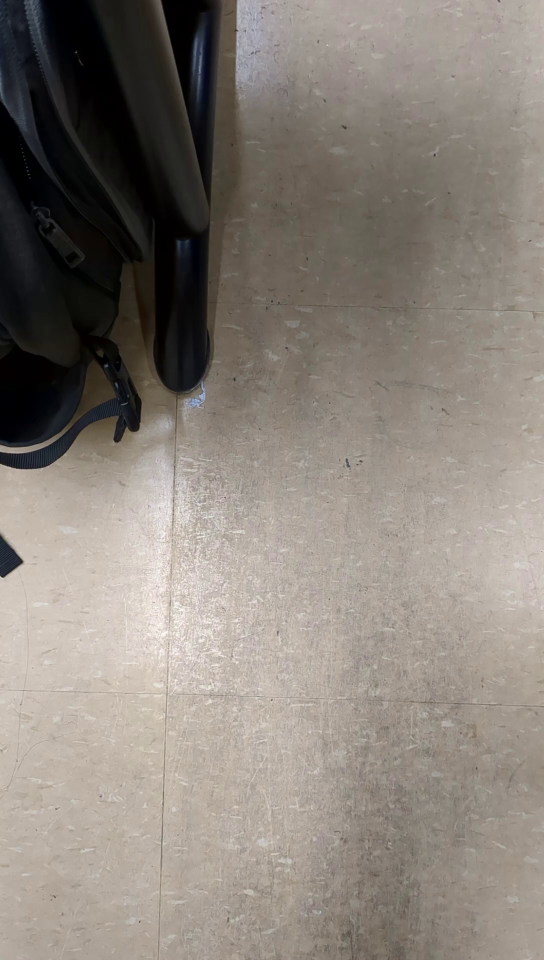
#> input picture frame 0 of week-6/compressed_video.mp4, 1088 x 1920 px, given in place of the camera (shown at 1/2 size)
$ python measure.py 5 1.0
#> lines starting #> are read from the running program, lines starting #| are printed output that depends on the picture; after the words box and inside, x2 and y2 are one past the last pixel; in counts of white or black regions, pixels touching at a corner belong together
"""
Real-World 2D Measurement using Perspective Projection (Manual Distance)

This script measures real-world dimensions of objects using:
1. Camera calibration parameters (from step1_calibrate.py)
2. Manually specified distance from camera to object plane
3. Perspective projection equations

Perspective Projection Equations:
    X = (u - cx) * Z / fx
    Y = (v - cy) * Z / fy

Where:
    - (u, v) = pixel coordinates in image
    - (cx, cy) = principal point (optical center)
    - (fx, fy) = focal lengths in pixels
    - Z = distance from camera to object plane (you measure this!)
    - (X, Y) = real-world coordinates in mm

Controls:
    Left Click   - Place measurement points
    Right Click  - Clear all points
    r            - Toggle rectangle mode (measure width x height)
    s            - Save current frame with measurements
    c            - Cycle camera
    d            - Change distance to object
    q            - Quit
"""

import cv2
import numpy as np
import os
import json
import math

# Get the directory where this script is located
SCRIPT_DIR = os.path.dirname(os.path.abspath(__file__))
DEFAULT_CALIBRATION_DIR = os.path.join(SCRIPT_DIR, "calibration_data")
MEASURE_DATA_DIR = os.path.join(SCRIPT_DIR, "measure_data")


class PerspectiveMeasurer:
    """Measure real-world dimensions using perspective projection."""

    def __init__(self, camera_matrix, dist_coeffs, distance_mm=300.0):
        """
        Initialize the measurer.

        Args:
            camera_matrix: 3x3 intrinsic camera matrix
            dist_coeffs: Distortion coefficients
            distance_mm: Distance from camera to object plane in mm
        """
        self.camera_matrix = camera_matrix
        self.dist_coeffs = dist_coeffs
        self.distance_mm = distance_mm

        # Extract intrinsic parameters
        self.fx = camera_matrix[0, 0]  # Focal length x
        self.fy = camera_matrix[1, 1]  # Focal length y
        self.cx = camera_matrix[0, 2]  # Principal point x
        self.cy = camera_matrix[1, 2]  # Principal point y

        print(f"Camera intrinsics loaded:")
        print(f"  Focal length: fx={self.fx:.2f}, fy={self.fy:.2f} pixels")
        print(f"  Principal point: cx={self.cx:.2f}, cy={self.cy:.2f} pixels")

    # [59 lines left out: functions pixel_to_world, measure_distance, measure_rectangle, not called in this run]

    def pixel_distance(self, p1, p2):
        """Calculate pixel distance between two points."""
        return math.sqrt((p2[0] - p1[0])**2 + (p2[1] - p1[1])**2)

    def get_pixels_per_mm(self):
        """Calculate approximate pixels per mm at the current distance."""
        # Average of x and y scale factors
        px_per_mm_x = self.fx / self.distance_mm
        px_per_mm_y = self.fy / self.distance_mm
        return (px_per_mm_x + px_per_mm_y) / 2


def load_calibration(calibration_dir=None):
    """Load camera calibration data."""
    if calibration_dir is None:
        calibration_dir = DEFAULT_CALIBRATION_DIR

    matrix_path = os.path.join(calibration_dir, "camera_matrix.npy")
    dist_path = os.path.join(calibration_dir, "dist_coeffs.npy")

    if not os.path.exists(matrix_path):
        raise FileNotFoundError(
            f"Calibration not found at {calibration_dir}\n"
            "Run step1_calibrate.py first!"
        )

    camera_matrix = np.load(matrix_path)
#> (reads week-2/calibration_data/camera_matrix.npy from the repository)
    dist_coeffs = np.load(dist_path)
#> (reads week-2/calibration_data/dist_coeffs.npy from the repository)

    # Load JSON for additional info
    json_path = os.path.join(calibration_dir, "calibration.json")
    if os.path.exists(json_path):
        with open(json_path, 'r') as f:
#> (reads week-2/calibration_data/calibration.json from the repository)
            calibration_info = json.load(f)
        print(f"Loaded calibration from {calibration_info['timestamp']}")
        print(f"Reprojection error: {calibration_info['reprojection_error']:.4f} pixels")

    return camera_matrix, dist_coeffs


def find_available_cameras(max_index=5):
    """Scan for available camera indices."""
    available = []
    for i in range(max_index):
        cap = cv2.VideoCapture(i)
        if cap.isOpened():
            available.append(i)
            cap.release()
    return available


# [10 lines left out: function get_distance_from_user, not called in this run]


def run_measurement(camera_index=None, initial_distance=300.0):
    """
    Run the interactive measurement tool.

    Args:
        camera_index: Camera to use (None for auto-detect)
        initial_distance: Initial distance to object plane in mm
    """
    # Load calibration
    try:
        camera_matrix, dist_coeffs = load_calibration()
    except FileNotFoundError as e:
        print(e)
        return

    # Initialize measurer
    measurer = PerspectiveMeasurer(camera_matrix, dist_coeffs, initial_distance)

    # Find cameras
    available_cameras = find_available_cameras()
    if not available_cameras:
        print("No cameras found!")
        return

    if camera_index is None:
        camera_index = available_cameras[0]
    elif camera_index not in available_cameras:
        print(f"Camera {camera_index} not available, using {available_cameras[0]}")
        camera_index = available_cameras[0]

    cap = cv2.VideoCapture(camera_index)
    if not cap.isOpened():
        print(f"Could not open camera {camera_index}")
        return

    width = int(cap.get(cv2.CAP_PROP_FRAME_WIDTH))
    height = int(cap.get(cv2.CAP_PROP_FRAME_HEIGHT))

    # Get optimal camera matrix for undistortion
    new_camera_matrix, roi = cv2.getOptimalNewCameraMatrix(
        camera_matrix, dist_coeffs, (width, height), 1, (width, height)
    )

    print(f"\nCamera {camera_index} opened ({width}x{height})")
    print(f"Distance to object: {measurer.distance_mm:.1f} mm")
    print(f"Scale: {measurer.get_pixels_per_mm():.2f} pixels/mm")
    print("\n" + "="*50)
    print("MEASUREMENT TOOL (Manual Distance)")
    print("="*50)
    print("Controls:")
    print("  Left Click  - Place measurement point")
    print("  Right Click - Clear all points")
    print("  r - Toggle rectangle mode")
    print("  d - Change distance to object")
    print("  s - Save screenshot")
    print("  c - Cycle camera")
    print("  q - Quit")
    print("="*50)

    # State
    points = []
    rectangle_mode = False
    current_cam_idx = available_cameras.index(camera_index)
    screenshot_count = 0

    # [16 lines left out: function mouse_callback, not called in this run]

    cv2.namedWindow('Measurement')
    cv2.setMouseCallback('Measurement', mouse_callback)

    while True:
        ret, frame = cap.read()
#> frame is the input picture: shape (1920, 1088, 3); mean B, G, R 121.9, 129.4, 136.9
        if not ret:
            break

        # Undistort frame
        frame = cv2.undistort(frame, camera_matrix, dist_coeffs, None, new_camera_matrix)
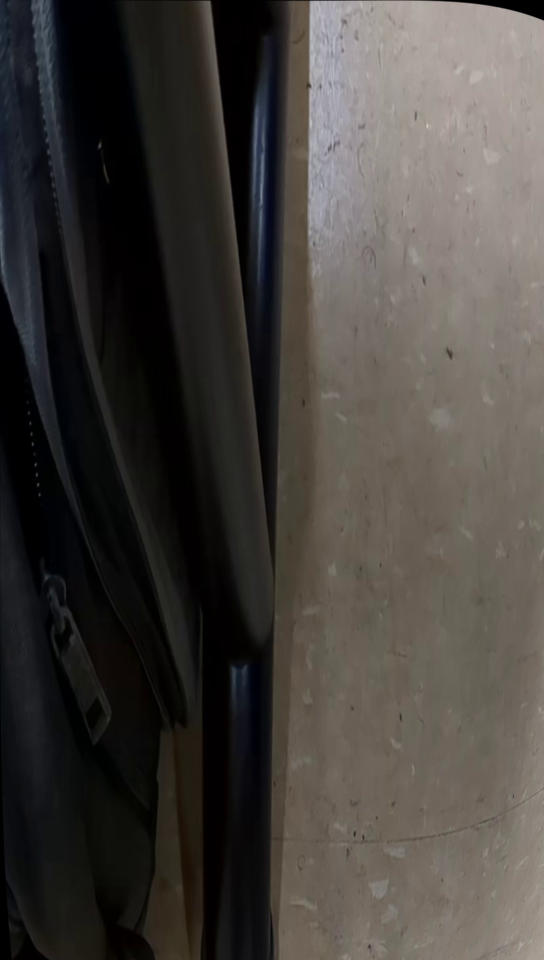
#> frame: shape (1920, 1088, 3) (shown at 1/2 size); mean B, G, R 60.8, 64.7, 68.8

        display = frame.copy()

        # Draw measurement info bar
        cv2.rectangle(display, (0, 0), (width, 50), (40, 40, 40), -1)
        mode_text = "RECTANGLE" if rectangle_mode else "LINE"
        info_text = f"Mode: {mode_text} | Distance: {measurer.distance_mm:.0f}mm | Camera: {camera_index}"
        cv2.putText(display, info_text, (10, 35), cv2.FONT_HERSHEY_SIMPLEX, 0.7, (255, 255, 255), 2)
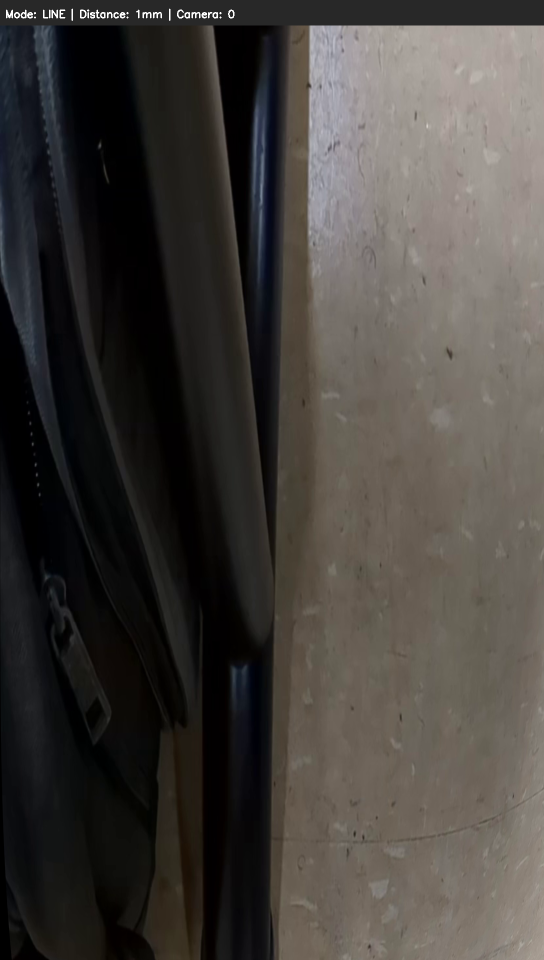
#> display: shape (1920, 1088, 3) (shown at 1/2 size); mean B, G, R 60.2, 64.1, 68

        # Draw points
        for i, pt in enumerate(points):
            cv2.circle(display, pt, 5, (0, 255, 0), -1)
            cv2.circle(display, pt, 8, (0, 255, 0), 2)

        # Draw measurements
        if len(points) >= 2:
            p1, p2 = points[-2], points[-1]

            if rectangle_mode:
                # Draw rectangle
                cv2.rectangle(display, p1, p2, (0, 255, 255), 2)

                # Measure dimensions
                width_mm, height_mm = measurer.measure_rectangle(p1, p2)

                # Draw dimension labels
                mid_top = ((p1[0] + p2[0]) // 2, min(p1[1], p2[1]) - 10)
                mid_side = (max(p1[0], p2[0]) + 10, (p1[1] + p2[1]) // 2)

                # Width label
                cv2.putText(display, f"{width_mm:.1f}mm", mid_top,
                           cv2.FONT_HERSHEY_SIMPLEX, 0.7, (0, 255, 255), 2)
                # Height label
                cv2.putText(display, f"{height_mm:.1f}mm", mid_side,
                           cv2.FONT_HERSHEY_SIMPLEX, 0.7, (0, 255, 255), 2)
            else:
                # Draw line
                cv2.line(display, p1, p2, (0, 255, 0), 2)

                # Measure distance
                distance_mm = measurer.measure_distance(p1, p2)
                pixel_dist = measurer.pixel_distance(p1, p2)

                # Draw distance label at midpoint
                mid = ((p1[0] + p2[0]) // 2, (p1[1] + p2[1]) // 2)
                cv2.putText(display, f"{distance_mm:.1f}mm", (mid[0]+10, mid[1]-10),
                           cv2.FONT_HERSHEY_SIMPLEX, 0.8, (0, 255, 0), 2)
                cv2.putText(display, f"({pixel_dist:.0f}px)", (mid[0]+10, mid[1]+20),
                           cv2.FONT_HERSHEY_SIMPLEX, 0.5, (150, 150, 150), 1)

        # Instructions at bottom
        if len(points) < 2:
            help_text = "Click two points to measure" + (" rectangle" if rectangle_mode else " distance")
            cv2.putText(display, help_text, (10, height - 20),
                       cv2.FONT_HERSHEY_SIMPLEX, 0.6, (200, 200, 200), 1)
#> display: shape (1920, 1088, 3); 0.03% of pixels changed, all inside (x1, y1, x2, y2) = (12, 1887, 366, 1905)

        cv2.imshow('Measurement', display)

        key = cv2.waitKey(1) & 0xFF
#> (key q is pressed here)

        if key == ord('q'):
            break

        elif key == ord('r'):
            rectangle_mode = not rectangle_mode
            points = []
            print(f"Mode: {'Rectangle' if rectangle_mode else 'Line'}")

        elif key == ord('d'):
            cv2.destroyAllWindows()
            measurer.distance_mm = get_distance_from_user(measurer.distance_mm)
            print(f"New scale: {measurer.get_pixels_per_mm():.2f} pixels/mm")
            cv2.namedWindow('Measurement')
            cv2.setMouseCallback('Measurement', mouse_callback)

        elif key == ord('s'):
            os.makedirs(MEASURE_DATA_DIR, exist_ok=True)
            # Find next available filename to avoid overwriting
            while os.path.exists(os.path.join(MEASURE_DATA_DIR, f"measurement_{screenshot_count:03d}.png")):
                screenshot_count += 1
            filename = os.path.join(MEASURE_DATA_DIR, f"measurement_{screenshot_count:03d}.png")
            cv2.imwrite(filename, display)
            print(f"Saved: {filename}")
            screenshot_count += 1

        elif key == ord('c') and len(available_cameras) > 1:
            cap.release()
            current_cam_idx = (current_cam_idx + 1) % len(available_cameras)
            camera_index = available_cameras[current_cam_idx]
            cap = cv2.VideoCapture(camera_index)

            width = int(cap.get(cv2.CAP_PROP_FRAME_WIDTH))
            height = int(cap.get(cv2.CAP_PROP_FRAME_HEIGHT))
            new_camera_matrix, roi = cv2.getOptimalNewCameraMatrix(
                camera_matrix, dist_coeffs, (width, height), 1, (width, height)
            )

            points = []
            print(f"Switched to camera {camera_index}")

    cap.release()
    cv2.destroyAllWindows()


if __name__ == "__main__":
    import sys

    # Default distance to object plane (mm)
    # Measure this from your camera lens to the object!
    DEFAULT_DISTANCE = 2500.0  # 2.5 m

    print("="*50)
    print("REAL-WORLD MEASUREMENT TOOL (Manual Distance)")
    print("="*50)
    print("\nUsing perspective projection equations:")
    print("  X = (u - cx) * Z / fx")
    print("  Y = (v - cy) * Z / fy")
    print("\nIMPORTANT: Measure the distance from camera to object")
    print("and press 'd' to set it for accurate measurements!")
    print()

    # Parse command line arguments
    cam_idx = None
    distance = DEFAULT_DISTANCE

    if len(sys.argv) > 1:
        cam_idx = int(sys.argv[1])
    if len(sys.argv) > 2:
        distance = float(sys.argv[2])

    run_measurement(camera_index=cam_idx, initial_distance=distance)
